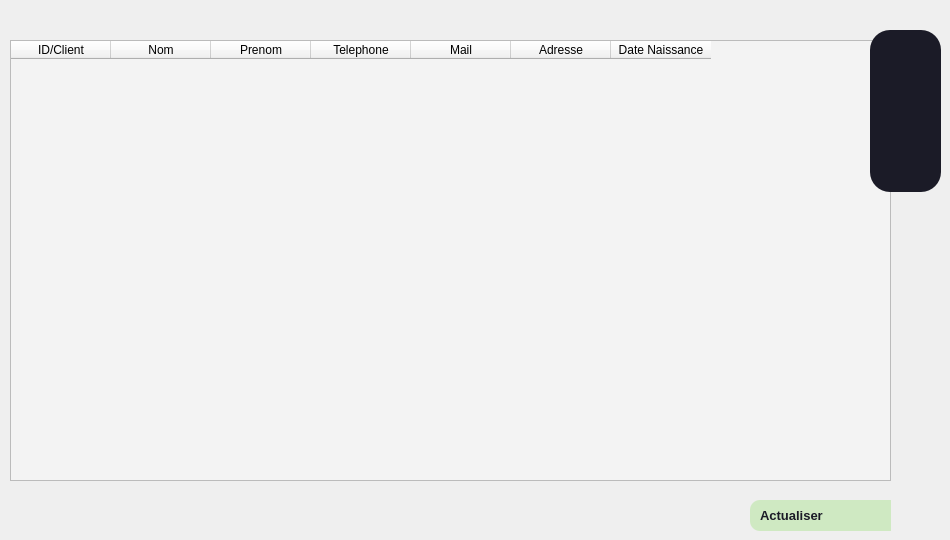
             <widget class="QWidget" name="client_2">
              <widget class="QTableWidget" name="tableWidget">
               <property name="geometry">
                <rect>
                 <x>10</x>
                 <y>40</y>
                 <width>881</width>
                 <height>441</height>
                </rect>
               </property>
               <property name="styleSheet">
                <string notr="true">background-color: rgb(243, 243, 243);</string>
               </property>
               <column>
                <property name="text">
                 <string>ID/Client</string>
                </property>
               </column>
               <column>
                <property name="text">
                 <string>Nom</string>
                </property>
               </column>
               <column>
                <property name="text">
                 <string>Prenom</string>
                </property>
               </column>
               <column>
                <property name="text">
                 <string>Telephone</string>
                </property>
               </column>
               <column>
                <property name="text">
                 <string>Mail</string>
                </property>
               </column>
               <column>
                <property name="text">
                 <string>Adresse</string>
                </property>
               </column>
               <column>
                <property name="text">
                 <string>Date Naissance</string>
                </property>
               </column>
              </widget>
              <widget class="QPushButton" name="pushButton_6">
               <property name="geometry">
                <rect>
                 <x>750</x>
                 <y>500</y>
                 <width>141</width>
                 <height>31</height>
                </rect>
               </property>
               <property name="font">
                <font>
                 <pointsize>10</pointsize>
                 <weight>75</weight>
                 <bold>true</bold>
                </font>
               </property>
               <property name="cursor">
                <cursorShape>PointingHandCursor</cursorShape>
               </property>
               <property name="styleSheet">
                <string notr="true">font-weight:bold;
background-color: #CFE9C2;
text-align:left;
padding:5px 10px;
border-top-left-radius:10px;
border-bottom-left-radius:10px;
color:#1b1b27;</string>
               </property>
               <property name="text">
                <string>Actualiser</string>
               </property>
              </widget>
              <widget class="QFrame" name="frame_8">
               <property name="geometry">
                <rect>
                 <x>870</x>
                 <y>30</y>
                 <width>71</width>
                 <height>162</height>
                </rect>
               </property>
               <property name="styleSheet">
                <string notr="true">border-radius:20px;
background-color: #1b1b27;</string>
               </property>
               <property name="frameShape">
                <enum>QFrame::StyledPanel</enum>
               </property>
               <property name="frameShadow">
                <enum>QFrame::Raised</enum>
               </property>
               <layout class="QVBoxLayout" name="verticalLayout_7">
                <item>
                 <widget class="QPushButton" name="pushButton_5">
                  <property name="cursor">
                   <cursorShape>PointingHandCursor</cursorShape>
                  </property>
                  <property name="text">
                   <string/>
                  </property>
                  <property name="icon">
                   <iconset>
                    <normaloff>icons/icons8-plus-50.png</normaloff>icons/icons8-plus-50.png</iconset>
                  </property>
                  <property name="iconSize">
                   <size>
                    <width>32</width>
                    <height>32</height>
                   </size>
                  </property>
                 </widget>
                </item>
                <item>
                 <widget class="QPushButton" name="pushButton_7">
                  <property name="cursor">
                   <cursorShape>PointingHandCursor</cursorShape>
                  </property>
                  <property name="text">
                   <string/>
                  </property>
                  <property name="icon">
                   <iconset>
                    <normaloff>icons/icons8-supprimer-la-propriété-50.png</normaloff>icons/icons8-supprimer-la-propriété-50.png</iconset>
                  </property>
                  <property name="iconSize">
                   <size>
                    <width>32</width>
                    <height>32</height>
                   </size>
                  </property>
                 </widget>
                </item>
                <item>
                 <widget class="QPushButton" name="pushButton_8">
                  <property name="cursor">
                   <cursorShape>PointingHandCursor</cursorShape>
                  </property>
                  <property name="text">
                   <string/>
                  </property>
                  <property name="icon">
                   <iconset>
                    <normaloff>icons/icons8-modifier-64.png</normaloff>icons/icons8-modifier-64.png</iconset>
                  </property>
                  <property name="iconSize">
                   <size>
                    <width>32</width>
                    <height>32</height>
                   </size>
                  </property>
                 </widget>
                </item>
               </layout>
              </widget>
             </widget>
